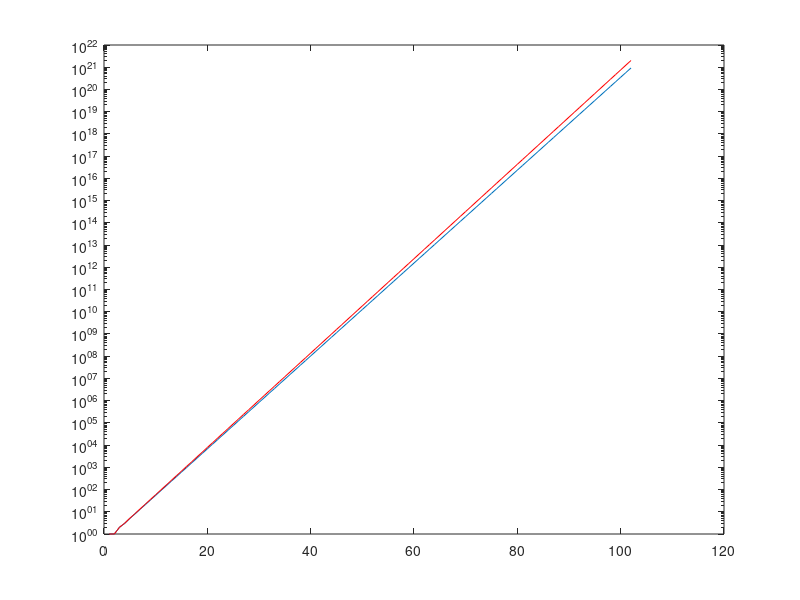

Write MATLAB code to recreate this figure.
function problem4
    fib = [1 1];
    for x = 1:100
        fib(x+2) = fib(x+1) + fib(x);
    end

    pib = [1 1];
    c = 1 + sqrt(3)/100;
    for x = 1: 100
        pib(x+2) = c*pib(x+1) + pib(x);
    end

    x = 1: 1: 102;
    semilogy(x, fib, x, pib, 'r');
end